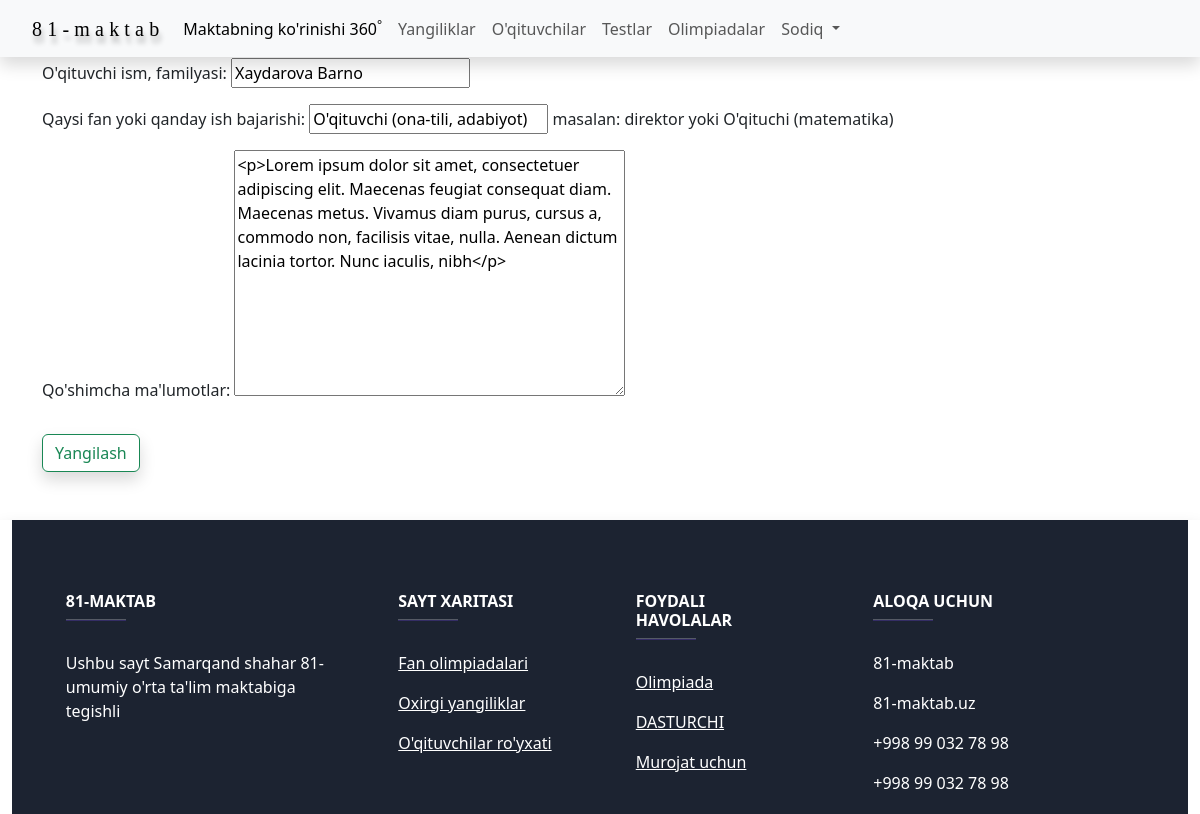
Page /info/edit/1/ (signed in) on the committed database.
### ustozlar/models.py (models this page shows, shortened)
class TeacherData(models.Model):
    teacherfio = models.CharField(max_length=100, verbose_name="O'qituvchi ism, familyasi")
    kasbi = models.CharField(max_length=100, verbose_name="Qaysi fan yoki qanday ish bajarishi", help_text="masalan: direktor yoki O'qituchi (matematika)")
    teacher_info = RichTextField(verbose_name="Qo'shimcha ma'lumotlar")
    class Meta:
        verbose_name = "Yangi ustoz qo'shish"
        verbose_name_plural = "Ustozlar"

### ustozlar/views.py (the view)
# urls.py: path('edit/<int:pk>/',TeacherInfoUpdate.as_view(), name='edit_teacher_info'),
class TeacherInfoUpdate(UpdateView):
    model = TeacherData
    template_name = 'edit_teacher_data.html'
    fields = ('teacherfio','kasbi','teacher_info')

### templates/edit_teacher_data.html (shortened to what this page needs)
{% extends 'base.html' %}
{% block content %}
{% if user.is_authenticated %}
    {% if user.is_staff %}
        <form class="container mt-3" method="POST">
            <h3>Ushbu o'qituvchi haqida ma'lumotlarni yangilashingiz mumkin</h3>
            {{ form.as_p }}
            <input type="submit" class="btn btn-outline-success shadow mt-3" value="Yangilash">
        </form>
    {% else %}
        <div class="mt-5">
            <div class="alert alert-danger mt-5 container" role="alert">
              Sizga mumkin emas !
            </div>
        </div>
    {% endif %}
{% else %}
<div class="mt-5">
    <div class="alert alert-warning mt-5 container" role="alert">
      Iltimos oldin ro'yxatdan o'ting
    </div>
</div>
{% endif %}
{% endblock content %}

### templates/base.html (shortened to what this page needs)
<!doctype html>
<html lang="en">
  <head>
    <link href="https://cdn.jsdelivr.net/npm/bootstrap@5.3.0-alpha1/dist/css/bootstrap.min.css" rel="stylesheet">
    <link href="https://getbootstrap.com/docs/5.3/dist/css/bootstrap.min.css" rel="stylesheet">
  </head>
  <body>
    <nav class="navbar navbar-expand-lg bg-body-tertiary shadow fixed-top">
  <div class="container-fluid">
    <a class="navbar-brand" href="{% url 'home' %}">
      <div class="wave">
        <span style="--item:1">8</span>
        <span style="--item:2">1</span>
        <span style="--item:3">-</span>
        <span style="--item:4">m</span>
        <span style="--item:5">a</span>
        <span style="--item:6">k</span>
        <span style="--item:7">t</span>
        <span style="--item:8">a</span>
        <span style="--item:9">b</span>
      </div>
    </a>
    <div class="collapse navbar-collapse" id="navbarSupportedContent">
      <ul class="navbar-nav me-auto mb-2 mb-lg-0">
        <li class="nav-item">
          <a class="nav-link active" aria-current="page" href="{% url 'map' %}">Maktabning ko'rinishi 360<sup>°</sup></a>
        </li>
        <li class="nav-item">
          <a class="nav-link" aria-current="page" href="{% url 'news' %}">Yangiliklar</a>
        </li>
        <li class="nav-item">
          <a class="nav-link" href="{% url 'teacher_info' %}">O'qituvchilar</a>
        </li>
        <li class="nav-item">
          <a class="nav-link" href="{% url 'qiuz' %}">Testlar</a>
        </li>
        <li class="nav-item">
          <a class="nav-link" href="https://maktab81c.up.railway.app/">Olimpiadalar</a>
        </li>
        {% if user.is_authenticated %}
          <li class="nav-item dropdown">
              <a class="nav-link dropdown-toggle" href="#" role="button" data-bs-toggle="dropdown" aria-expanded="false">
                {{ user.username.title }}
              </a>
            </li>
        {% endif %}
      </ul>
    </div>
  </div>
</nav>
    {% block content %}
    {% endblock content %}
    <div class="container-fluid mt-5 shadow">
  <footer
          class="text-center text-lg-end text-white"
          style="background-color: #1c2331"
          >
      <div>
      </div>
      <div class="container text-center text-md-start mt-5">
        <div class="row mt-3">
          <div class="col-md-3 col-lg-4 col-xl-3 mx-auto mb-4">
            <h6 class="text-uppercase fw-bold">81-maktab</h6>
            <hr
                class="mb-4 mt-0 d-inline-block mx-auto"
                style="width: 60px; background-color: #7c4dff; height: 2px"
                />
            <p>
              Ushbu sayt Samarqand shahar 81-umumiy o'rta ta'lim maktabiga tegishli
            </p>
          </div>
          <div class="col-md-2 col-lg-2 col-xl-2 mx-auto mb-4">
            <h6 class="text-uppercase fw-bold">Sayt xaritasi</h6>
            <hr
                class="mb-4 mt-0 d-inline-block mx-auto"
                style="width: 60px; background-color: #7c4dff; height: 2px"
                />
            <p>
              <a href="{% url 'qiuz' %}" class="text-white">Fan olimpiadalari</a>
            </p>
            <p>
              <a href="{% url 'news' %}" class="text-white">Oxirgi yangiliklar</a>
            </p>
            <p>
              <a href="{% url 'teacher_info' %}" class="text-white">O'qituvchilar ro'yxati</a>
            </p>
          </div>
          <div class="col-md-3 col-lg-2 col-xl-2 mx-auto mb-4">
            <h6 class="text-uppercase fw-bold">Foydali havolalar</h6>
            <hr
                class="mb-4 mt-0 d-inline-block mx-auto"
                style="width: 60px; background-color: #7c4dff; height: 2px"
                />
            <p>
              <a href="https://sodiq7898.pythonanywhere.com/" class="text-white">Olimpiada</a>
            </p>
            <p>
              <a href="http://sodiqoydinov.tilda.ws/" class="text-white">DASTURCHI</a>
            </p>
            <p>
              <a href="http://sodiqoydinov.tilda.ws/" class="text-white">Murojat uchun</a>
            </p>
          </div>
          <div class="col-md-4 col-lg-3 col-xl-3 mx-auto mb-md-0 mb-4">
            <h6 class="text-uppercase fw-bold">Aloqa uchun</h6>
            <hr
                class="mb-4 mt-0 d-inline-block mx-auto"
                style="width: 60px; background-color: #7c4dff; height: 2px"
                />
            <p>81-maktab</p>
            <p>81-maktab.uz</p>
            <p>+998 99 032 78 98</p>
            <p>+998 99 032 78 98</p>
          </div>
        </div>
      </div>
  </footer>
</div>
  </body>
</html>

### templates/base.html (style rules this page uses)
.wave { margin-top: 1px; margin-left: 20px; font-size: 20px; color: black; -webkit-box-reflect; below -20px linear-gradient(transparent, rgba(0,0,0,0.2)); text-shadow: 2px 7px 5px rgba(0,0,0,0.3), 0px -4px 10px rgba(255,255,255,0.3); }
.wave span { font-family: "Alfa Slab One", cursive; display: inline-block; animation: wave-anim 2.5s infinite; animation-delay: calc(0.1s * var(--item)); }

### rows in the picture
TeacherData: teacherfio "Xaydarova Barno", kasbi "O'qituvchi (ona-tili, adabiyot)", teacher_info "<p>Lorem ipsum dolor sit amet, consectetuer adipiscing elit. Maecenas feugiat consequat diam. Maecenas metus. Vivamus diam purus, cursus a, commodo non, facilisis vitae, nulla. Aenean dictum lacinia tortor. Nunc iaculis, nibh</p>"

### other values in the picture
{{ user.username.title }} "Sodiq"
